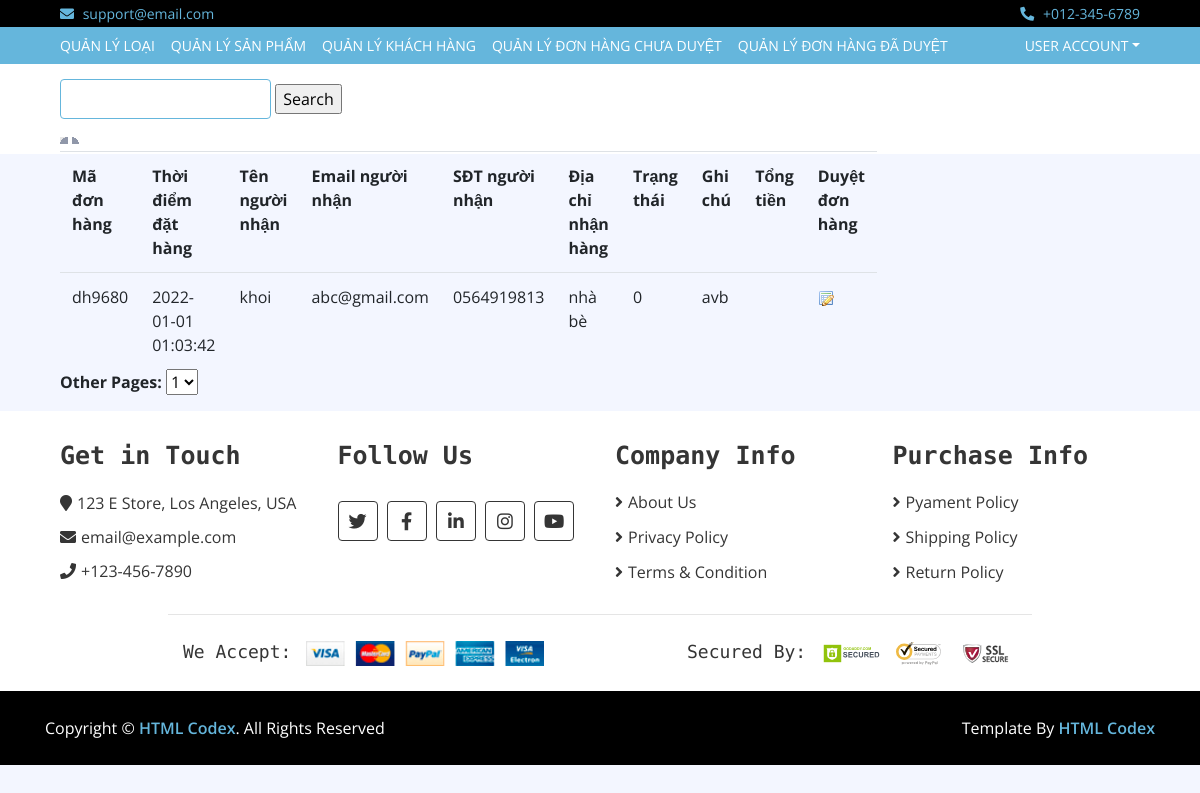
The page /admin/index.php?mo=dh on the database as committed earlier.
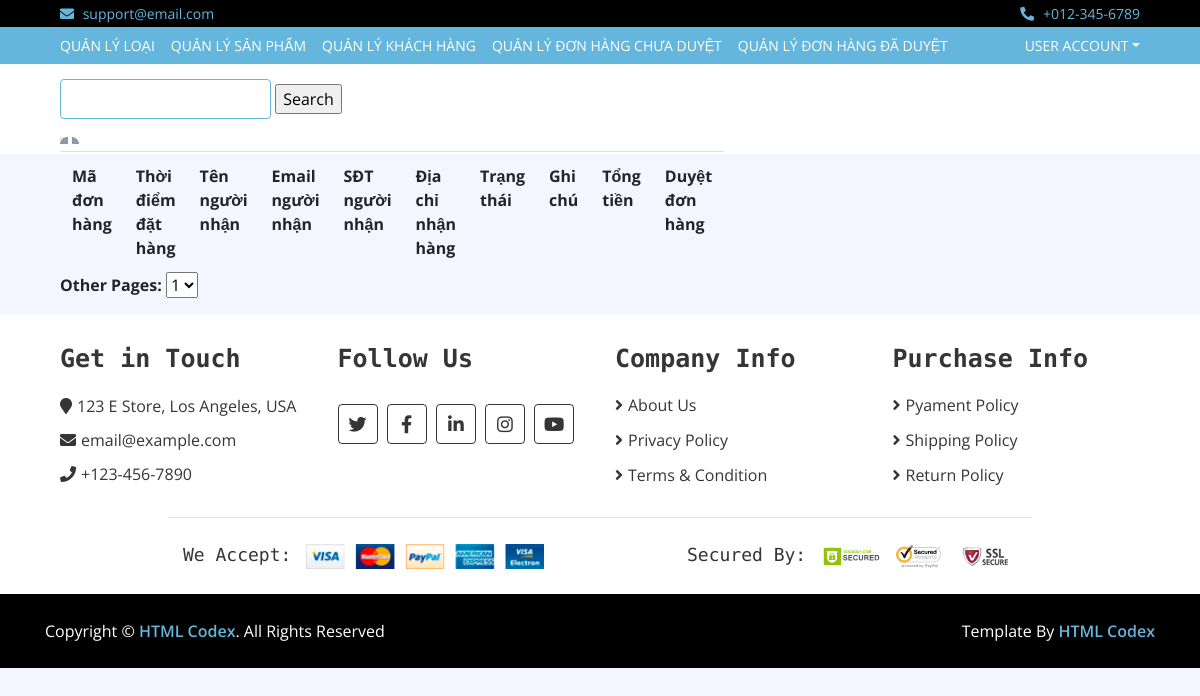
The same page on the database as committed later.
### tables this page shows
CREATE TABLE IF NOT EXISTS `donhang` (
  `madh` char(10) NOT NULL,
  `email` varchar(50) NOT NULL,
  `ThoiDiemDatHang` datetime NOT NULL DEFAULT CURRENT_TIMESTAMP,
  `tennguoinhan` varchar(50) DEFAULT NULL,
  `emailnguoinhan` varchar(200) DEFAULT NULL,
  `sdtnguoinhan` varchar(50) DEFAULT NULL,
  `diachinhanhang` varchar(100) DEFAULT NULL,
  `trangthai` tinyint(1) NOT NULL DEFAULT '0',
  `ghichucuakh` text,
  `tongtien` int(11) DEFAULT NULL,
  PRIMARY KEY (`madh`),
  KEY `email` (`email`)
);

### classes/Db.class.php (called while the page is built, shortened)
<?php
class Db{
		private $pdo= null;
		public function __construct()
		{
			$driver="mysql:host=". HOST."; dbname=". DB_NAME;
			try
			{
				$this->pdo = new PDO($driver, DB_USER, DB_PASS);
				$this->pdo->query("set names 'utf8' ");
			}
			catch(PDOException $e)
			{
				echo "Err:". $e->getMessage();	exit();
			}
		}
		private function query($sql, $arr = array(), $mode = PDO::FETCH_ASSOC)
		{
			$stm = $this->pdo->prepare($sql);
			if (!$stm->execute( $arr))
				{
				echo "Sql lỗi.";
				echo $this->sql_debug($sql,$arr);
				}
			return $stm->fetchAll($mode);
		}
		public function exeQuery($sql,  $arr = array(), $mode = PDO::FETCH_ASSOC)
		{
			return $this->query($sql, $arr, $mode);
		}
	}
?>

### classes/Donhang.class.php (called while the page is built, shortened)
<?php
class Donhang extends Db{
	public function chuaduyet()
	{
		$sql="select * from donhang where trangthai=0";
		return $this->exeQuery($sql);
	}
}
?>

### admin/donhang.php (the view, shortened to what this page needs)
<?php
include_once("../classes/Donhang.class.php");
$donhangDB=new Donhang;
$dsdh=$donhangDB->chuaduyet();
?>
<div class="bottom-bar">
            <div class="container-fluid">
                <div class="row align-items-center">
                  <div class="col-md-6">
                  <div class="search">
        <label>
        <input type="text" name="textfield" />
        </label>
        <label>
        <input type="submit" name="Submit" value="Search" />
        </label>
      </div>
      <div class="table"> <img src="img/bg-th-left.gif" width="8" height="7" alt="" class="left" /> <img src="img/bg-th-right.gif" width="7" height="7" alt="" class="right" />
        <table class="listing" cellpadding="0" cellspacing="0">
          <tr>
            <th class="first" >Mã đơn hàng</th>
            <th>Thời điểm đặt hàng</th>
            <th>Tên người nhận</th>
            <th>Email người nhận</th>
            <th>SĐT người nhận</th>
            <th>Địa chỉ nhận hàng</th>
            <th>Trạng thái</th>
            <th>Ghi chú</th>
            <th>Tổng tiền</th>
            <th>Duyệt đơn hàng</th>
          </tr>
          <?php
		  $i=1;
		  foreach($dsdh as $donhang)
		  {
		  ?>
          <tr <?php if($i%2==0) echo 'class="bg"' ?>>
            <td ><?php echo $donhang['madh'] ?></td>
            <td><?php echo $donhang['ThoiDiemDatHang'] ?></td>
            <td><?php echo $donhang['tennguoinhan'] ?></td>
            <td><?php echo $donhang['emailnguoinhan'] ?></td>
            <td><?php echo $donhang['sdtnguoinhan'] ?></td>
            <td><?php echo $donhang['diachinhanhang'] ?></td>
            <td><?php echo $donhang['trangthai'] ?></td>
            <td><?php echo $donhang['ghichucuakh'] ?></td>
            <td><?php echo $donhang['tongtien'] ?></td>
              <td><a href="index.php?mo=dh&ac=duyet&mdh=<?php echo $donhang['madh'] ?>"><img src="../img/edit-icon.gif" width="16" height="16" alt="" /></a></td>
          </tr>
          <?php
		  	$i++;
		  } ?>
        </table>
        <div class="select"> <strong>Other Pages: </strong>
          <select>
            <option>1</option>
          </select>
        </div>
      </div>
    </div>
            </div>
        </div>

Rows that differ between the two databases and show on the page:
no longer on this page (row edited): donhang: madh "dh9680", ThoiDiemDatHang "2022-01-01 01:03:42", tennguoinhan "khoi", emailnguoinhan "abc@gmail.com", sdtnguoinhan "0564919813", diachinhanhang "nhà bè", trangthai "0", ghichucuakh "avb"
